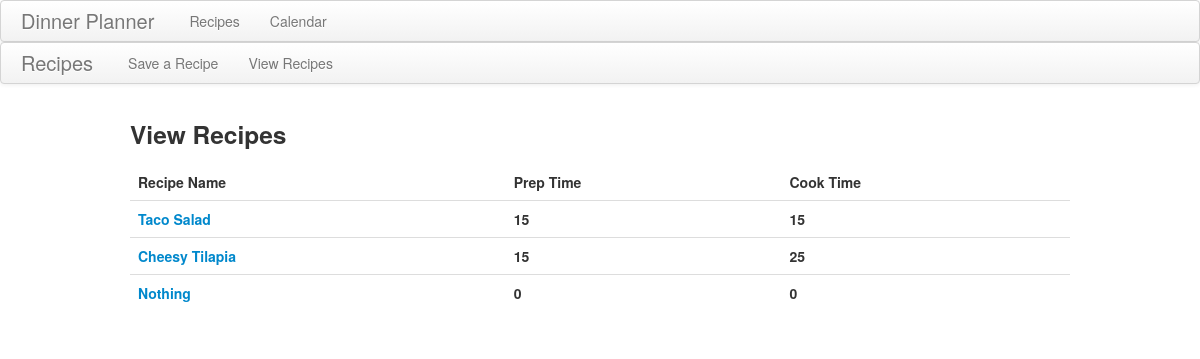
Page /recipes/view on the earlier database version.
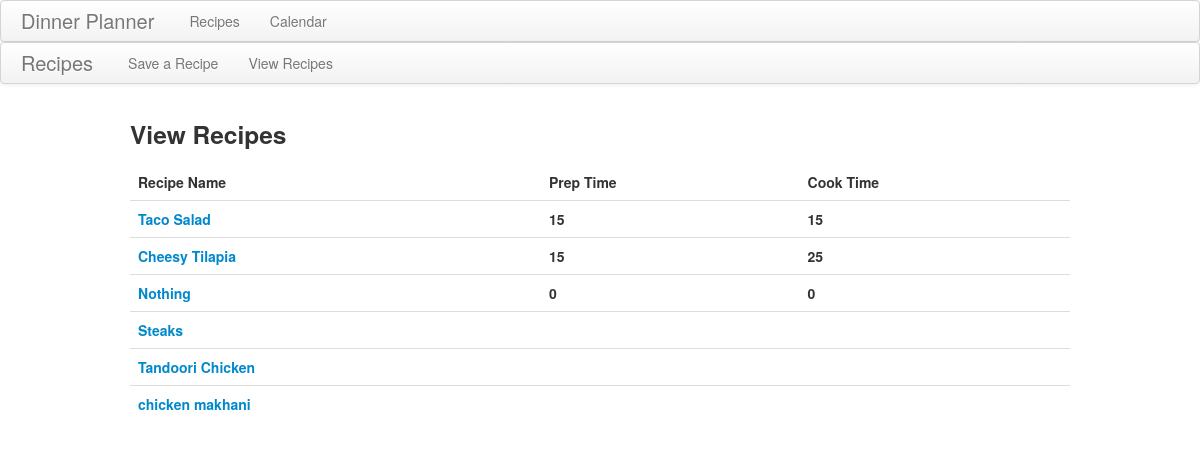
Same page on the later database version.
### recipes/models.py (models this page shows)
class recipe(models.Model):
	title = models.CharField(max_length = 100)
	prep_time = models.CharField(max_length = 50)
	cook_time = models.CharField(max_length = 50)
	ingredients = models.TextField()

### recipes/views.py (the view)
def recipe_view(request):
	recipes = r.objects.all()
	context = {}
	context['recipes'] = recipes
	return render_to_response('recipe_view.html', context, context_instance = RequestContext(request))

### recipes/templates/recipe_view.html
{% extends 'recipe_template.html' %}
{% block main %}
<h3>View Recipes</h3>
<table class="table">
	<thead>
		<tr>
			<th>Recipe Name</th>
			<th>Prep Time</th>
			<th>Cook Time</th>
		</tr>
	</thead>
	<tbody>
		{% for recipe in recipes %}
				<tr class="view_recipe" >
					<th><a href="/recipes/view/{{recipe.pk}}">{{ recipe.title}}</a></th>
					<th>{{ recipe.prep_time }}</th>
					<th>{{ recipe.cook_time }}</th>
				</tr>
		{% endfor %}
	</tbody>
{% endblock %}

Differences in the rows shown:
added recipe: title "Steaks"
added recipe: title "Tandoori Chicken"
added recipe: title "chicken makhani"
